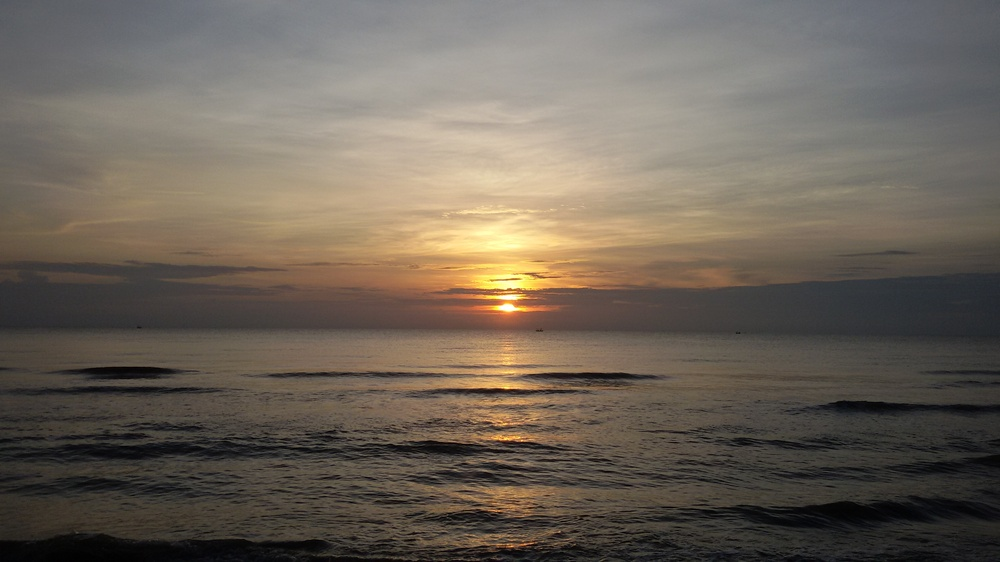
#> input picture p1.jpg, 1000 x 562 px, shrunk from 3264 x 1836 before the run
$ jupyter execute --allow-errors Untitled.ipynb   (older library calls are emulated)
#> lines starting #> are read from the running program, lines starting #| are printed output that depends on the picture
[cell 1]
import cv2
import numpy as np
import matplotlib.pyplot as plt

imBGR = cv2.imread('p1.jpg')
#> imBGR is the input picture: shape (562, 1000, 3); mean B, G, R 89.1, 99.9, 109.1
imRGB = cv2.cvtColor(imBGR, cv2.COLOR_BGR2RGB) # change image pattern into RGB
imGRAY = cv2.cvtColor(imRGB, cv2.COLOR_RGB2GRAY) # change image pattern into Gray scale
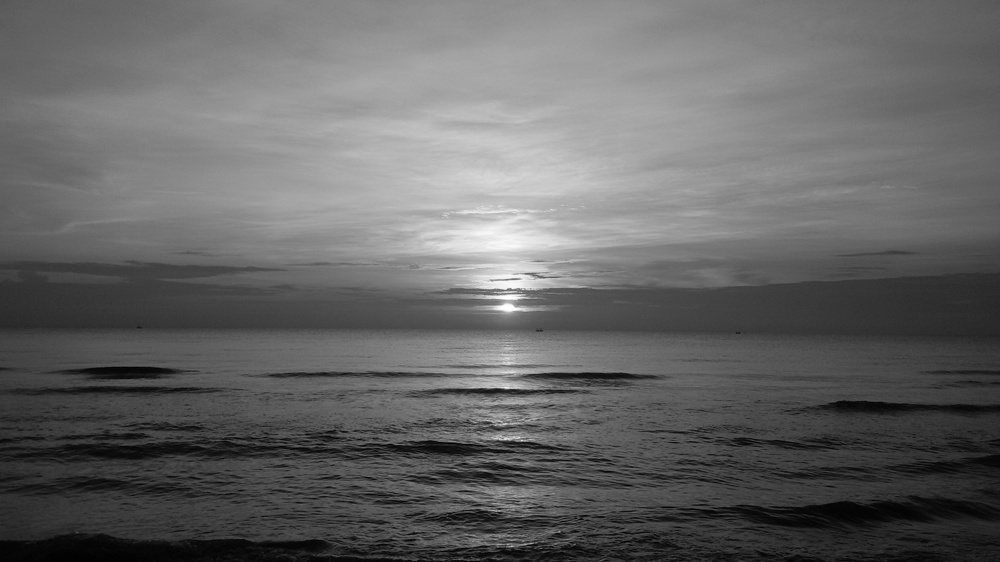
#> imGRAY: shape (562, 1000); min 0, max 255, mean 101.4
p1_rgb = plt.imshow(imRGB),plt.title("Original Image")
#p1_gray = plt.imshow(imGRAY,'gray')

imRGB_int16 = np.int16(imRGB) # extend values range by changing a data type into int-16-bit for further operation
imGRAY_int16 = np.int16(imGRAY)

[cell 2]
hist,bins = np.histogram(imRGB.flatten(),256,[0,256])
#> hist = 256 values, max 15116 at index 99, min 216 at index 246, mean 6585.9; bins = 257 values from 0 to 256
cdf = hist.cumsum()
#> cdf = 256 values from 319 to 1686000
cdf_normalized = cdf * hist.max()/ cdf.max()
#> cdf_normalized = 256 values from 2.86 to 15116

plt.plot(cdf_normalized, color = 'b')
plt.hist(imGRAY.flatten(),256,[0,256], color = 'r')
plt.xlim([0,256])
plt.legend(('cdf','histogram'), loc = 'upper left')
plt.show()
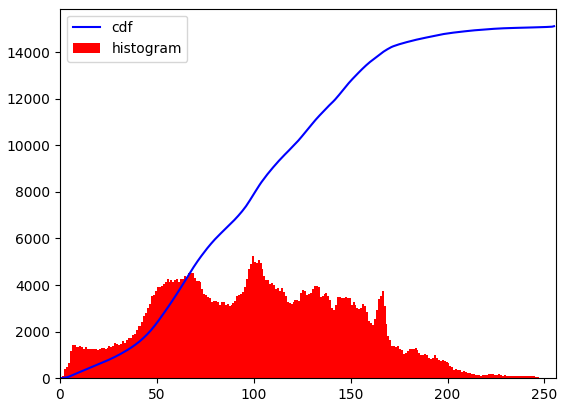
#> figure drawn by matplotlib, 1 panel; tallest bar 5260 high, from x = 99 to 100; curve peaks at x = 255, y = 15116

[cell 3]
hist.max()
#> Out = 15116

[cell 4]
#cdf_m = np.ma.masked_equal(cdf,0)
#cdf_m = (cdf_m - cdf_m.min())*255/(cdf_m.max()-cdf_m.min())
#cdf1 = (cdf - cdf.min())*255/(cdf.max()-cdf.min())
cdf1 = cdf*255/cdf.max()
#> cdf1 = 256 values from 0.0482 to 255
cdf2 = np.uint8(cdf1)
#> cdf2 = 256 values from 0 to 255
#cdf = np.ma.filled(cdf_m,0).astype('uint8')

[cell 5]
cdf.min()
#> Out = 319

[cell 6]
cdf.max()
#> Out = 1686000

[cell 7]
plt.plot(cdf)
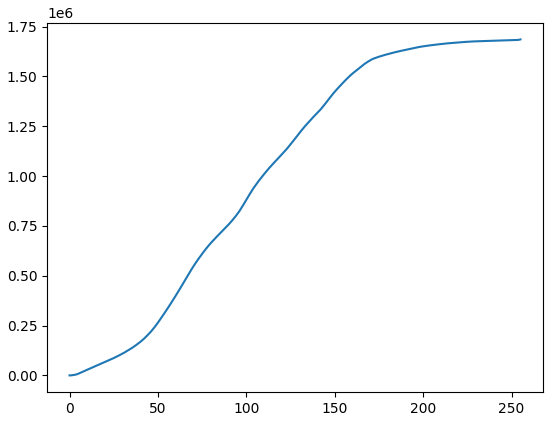
#> figure drawn by matplotlib, 1 panel; curve peaks at x = 255, y = 1686000

[cell 8]
img2 = cdf2[imGRAY]
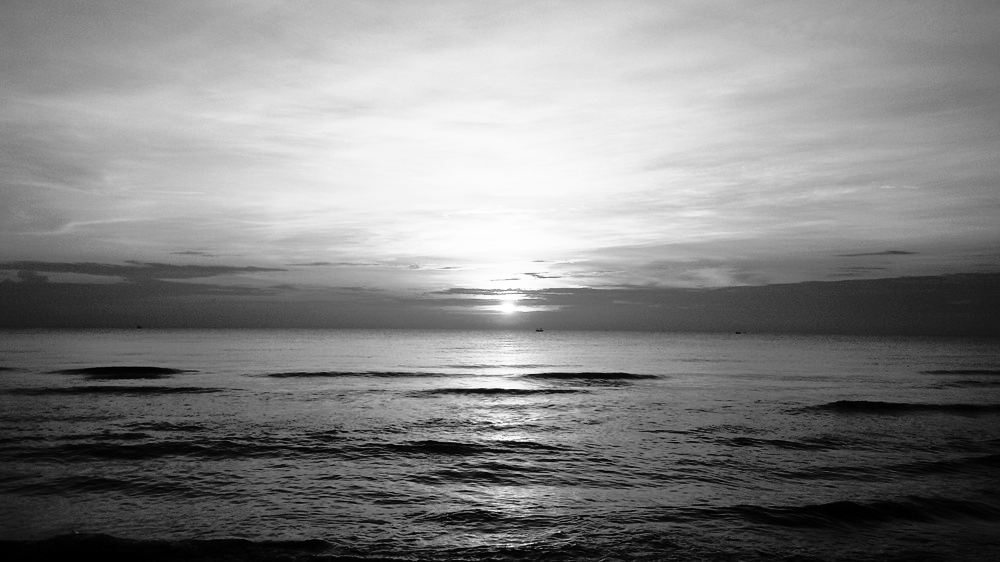
#> img2: shape (562, 1000); min 0, max 255, mean 131.5

[cell 9]
plt.imshow(img2,'gray')

[cell 10]
img2

[cell 11]
plt.hist(img2.flatten(),256,[0,256])
plt.show()
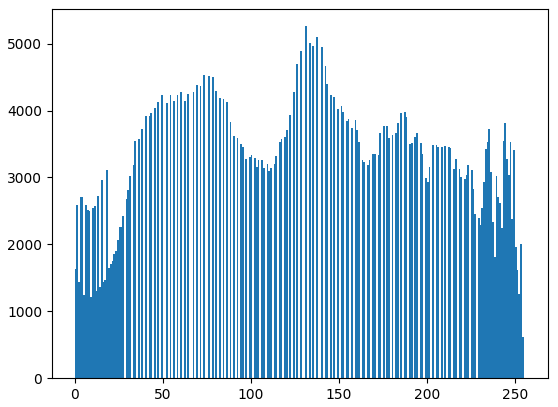
#> figure drawn by matplotlib, 1 panel; tallest bar 5260 high, from x = 131 to 132

[cell 12]
hist2,bins = np.histogram(img2.flatten(),256,[0,256])
#> hist2 = 256 values, max 5260 at index 131, min 0 at index 28, mean 2195.3
cdf2 = hist2.cumsum()
#> cdf2 = 256 values from 1638 to 562000
cdf_norm = cdf2 * hist2.max()/ cdf2.max()
#> cdf_norm = 256 values from 15.33 to 5260
plt.plot(cdf_norm, color = 'g')
plt.hist(img2.flatten(),256,[0,256], color = 'r')
plt.xlim([0,256])
plt.legend(('cdf','histogram'), loc = 'upper left')
plt.show()
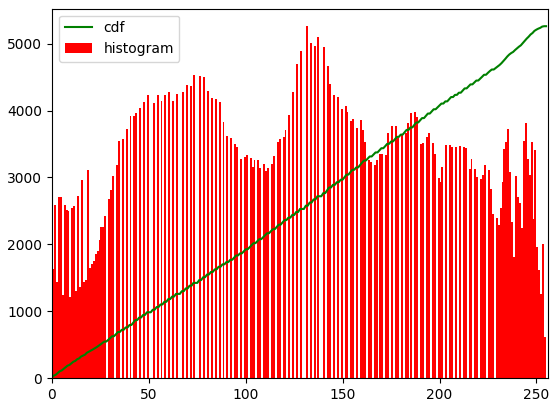
#> figure drawn by matplotlib, 1 panel; tallest bar 5260 high, from x = 131 to 132; curve peaks at x = 255, y = 5260
